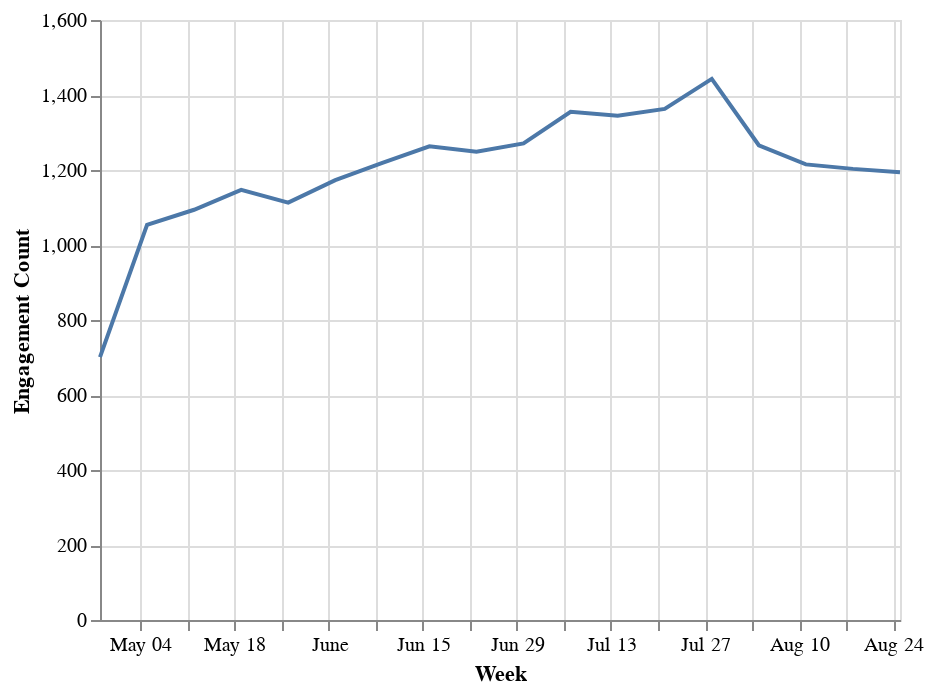

Source (notebook cell):
### Markdown cell above
### Plot engagement time series

### Code cell
alt.Chart(weekly_engagements).mark_line().encode(
    x='Week',
    y='Engagement Count'
)

### Figure 1 — Vega-Lite specification as saved in the notebook (floating-point values rounded to 4 significant figures)
{"$schema": "https://vega.github.io/schema/vega-lite/v2.6.0.json", "config": {"view": {"height": 300, "width": 400}}, "data": {"name": "data-f64bc2ca54fce85143c2e2fe620880d8"}, "datasets": {"data-f64bc2ca54fce85143c2e2fe620880d8": [{"Engagement Count": 701, "Week": "2014-04-28T00:00:00"}, {"Engagement Count": 1054, "Week": "2014-05-05T00:00:00"}, {"Engagement Count": 1094, "Week": "2014-05-12T00:00:00"}, {"Engagement Count": 1147, "Week": "2014-05-19T00:00:00"}, {"Engagement Count": 1113, "Week": "2014-05-26T00:00:00"}, {"Engagement Count": 1173, "Week": "2014-06-02T00:00:00"}, {"Engagement Count": 1219, "Week": "2014-06-09T00:00:00"}, {"Engagement Count": 1263, "Week": "2014-06-16T00:00:00"}, {"Engagement Count": 1249, "Week": "2014-06-23T00:00:00"}, {"Engagement Count": 1271, "Week": "2014-06-30T00:00:00"}, {"Engagement Count": 1355, "Week": "2014-07-07T00:00:00"}, {"Engagement Count": 1345, "Week": "2014-07-14T00:00:00"}, {"Engagement Count": 1363, "Week": "2014-07-21T00:00:00"}, {"Engagement Count": 1443, "Week": "2014-07-28T00:00:00"}, {"Engagement Count": 1266, "Week": "2014-08-04T00:00:00"}, {"Engagement Count": 1215, "Week": "2014-08-11T00:00:00"}, {"Engagement Count": 1203, "Week": "2014-08-18T00:00:00"}, {"Engagement Count": 1194, "Week": "2014-08-25T00:00:00"}]}, "encoding": {"x": {"field": "Week", "type": "temporal"}, "y": {"field": "Engagement Count", "type": "quantitative"}}, "mark": "line"}
